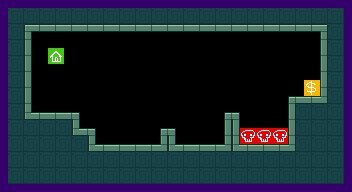

This is a level from a 2D game, rendered from its Tiled map with the project's own tilesets. A one-line summary and the complete map file follow:
An orthogonal 22x12 tile map with 16x16 px tiles, 4 tile layers (layer_decoration, layer_logic, layer_walls_physics, layer_walls_visual), 3 tilesets.

<map version="1.10" tiledversion="1.12.1" orientation="orthogonal" renderorder="right-down" width="22" height="12" tilewidth="16" tileheight="16" infinite="0" nextlayerid="37" nextobjectid="11">
 <editorsettings>
  <export target="level2.json" format="json" />
 </editorsettings>
 <tileset firstgid="1" source="../tilesets/castle_decor.tsx" />
 <tileset firstgid="25" source="../tilesets/colliders.tsx" />
 <tileset firstgid="57" source="../tilesets/castle_walls.tsx" />
 <layer id="34" name="layer_decoration" width="22" height="12">
  <data encoding="csv">
0,0,0,0,0,0,0,0,0,0,0,0,0,0,0,0,0,0,0,0,0,0,
0,0,0,0,0,0,0,0,0,0,0,0,0,0,0,0,0,0,0,0,0,0,
0,0,0,0,0,0,0,0,0,0,0,0,0,0,0,0,0,0,0,0,0,0,
0,0,0,0,0,0,0,0,0,0,0,0,0,0,0,0,0,0,0,0,0,0,
0,0,0,0,0,0,0,0,0,0,0,0,0,0,0,0,0,0,0,0,0,0,
0,0,0,0,0,0,0,0,0,0,0,0,0,0,0,0,0,0,0,0,0,0,
0,0,0,0,0,0,0,0,0,0,0,0,0,0,0,0,0,0,0,0,0,0,
0,0,0,0,0,0,0,0,0,0,0,0,0,0,0,0,0,0,0,0,0,0,
0,0,0,0,0,0,0,0,0,0,0,0,0,0,0,0,0,0,0,0,0,0,
0,0,0,0,0,0,0,0,0,0,0,0,0,0,0,0,0,0,0,0,0,0,
0,0,0,0,0,0,0,0,0,0,0,0,0,0,0,0,0,0,0,0,0,0,
0,0,0,0,0,0,0,0,0,0,0,0,0,0,0,0,0,0,0,0,0,0
</data>
 </layer>
 <layer id="16" name="layer_logic" width="22" height="12">
  <data encoding="csv">
0,0,0,0,0,0,0,0,0,0,0,0,0,0,0,0,0,0,0,0,0,0,
0,0,0,0,0,0,0,0,0,0,0,0,0,0,0,0,0,0,0,0,0,0,
0,0,0,0,0,0,0,0,0,0,0,0,0,0,0,0,0,0,0,0,0,0,
0,0,0,25,0,0,0,0,0,0,0,0,0,0,0,0,0,0,0,0,0,0,
0,0,0,0,0,0,0,0,0,0,0,0,0,0,0,0,0,0,0,0,0,0,
0,0,0,0,0,0,0,0,0,0,0,0,0,0,0,0,0,0,0,26,0,0,
0,0,0,0,0,0,0,0,0,0,0,0,0,0,0,0,0,0,0,0,0,0,
0,0,0,0,0,0,0,0,0,0,0,0,0,0,0,0,0,0,0,0,0,0,
0,0,0,0,0,0,0,0,0,0,0,0,0,0,0,28,28,28,0,0,0,0,
0,0,0,0,0,0,0,0,0,0,0,0,0,0,0,0,0,0,0,0,0,0,
0,0,0,0,0,0,0,0,0,0,0,0,0,0,0,0,0,0,0,0,0,0,
0,0,0,0,0,0,0,0,0,0,0,0,0,0,0,0,0,0,0,0,0,0
</data>
 </layer>
 <layer id="1" name="layer_walls_physics" width="22" height="12">
  <data encoding="csv">
33,33,33,33,33,33,33,33,33,33,33,33,33,33,33,33,33,33,33,33,33,33,
33,33,33,33,33,33,33,33,33,33,33,33,33,33,33,33,33,33,33,33,33,33,
33,33,0,0,0,0,0,0,0,0,0,0,0,0,0,0,0,0,0,0,33,33,
33,33,0,0,0,0,0,0,0,0,0,0,0,0,0,0,0,0,0,0,33,33,
33,33,0,0,0,0,0,0,0,0,0,0,0,0,0,0,0,0,0,0,33,33,
33,33,0,0,0,0,0,0,0,0,0,0,0,0,0,0,0,0,0,0,33,33,
33,33,0,0,0,0,0,0,0,0,0,0,0,0,0,0,0,0,33,33,33,33,
33,33,33,33,33,0,0,0,0,0,0,0,0,0,33,0,0,0,33,33,33,33,
33,33,33,33,33,33,0,0,0,0,33,0,0,0,33,0,0,0,33,33,33,33,
33,33,33,33,33,33,33,33,33,33,33,33,33,33,33,33,33,33,33,33,33,33,
33,33,33,33,33,33,33,33,33,33,33,33,33,33,33,33,33,33,33,33,33,33,
33,33,33,33,33,33,33,33,33,33,33,33,33,33,33,33,33,33,33,33,33,33
</data>
 </layer>
 <layer id="35" name="layer_walls_visual" width="22" height="12">
  <data encoding="csv">
67,67,67,67,67,67,67,67,67,67,67,67,67,67,67,67,67,67,67,67,67,0,
67,68,74,74,74,74,74,74,74,74,74,74,74,74,74,74,74,74,74,75,67,0,
67,76,81,81,81,81,81,81,81,81,81,81,81,81,81,81,81,81,81,58,67,0,
67,76,81,81,81,81,81,81,81,81,81,81,81,81,81,81,81,81,81,58,67,0,
67,76,81,81,81,81,81,81,81,81,81,81,81,81,81,81,81,81,81,58,67,0,
67,76,81,81,81,81,81,81,81,81,81,81,81,81,81,81,81,82,60,66,67,0,
67,59,60,60,57,81,81,81,81,81,81,81,81,82,57,81,81,58,67,67,67,0,
67,67,67,67,59,57,81,81,81,82,57,81,81,58,76,81,81,58,67,67,67,0,
67,67,67,67,67,59,60,60,60,66,59,60,60,66,59,60,60,66,67,67,67,0,
67,67,67,67,67,67,67,67,67,67,67,67,67,67,67,67,67,67,67,67,67,0,
67,67,67,67,67,67,67,67,67,67,67,67,67,67,67,67,67,67,67,67,67,0,
0,0,0,0,0,0,0,0,0,0,0,0,0,0,0,0,0,0,0,0,0,0
</data>
 </layer>
</map>
